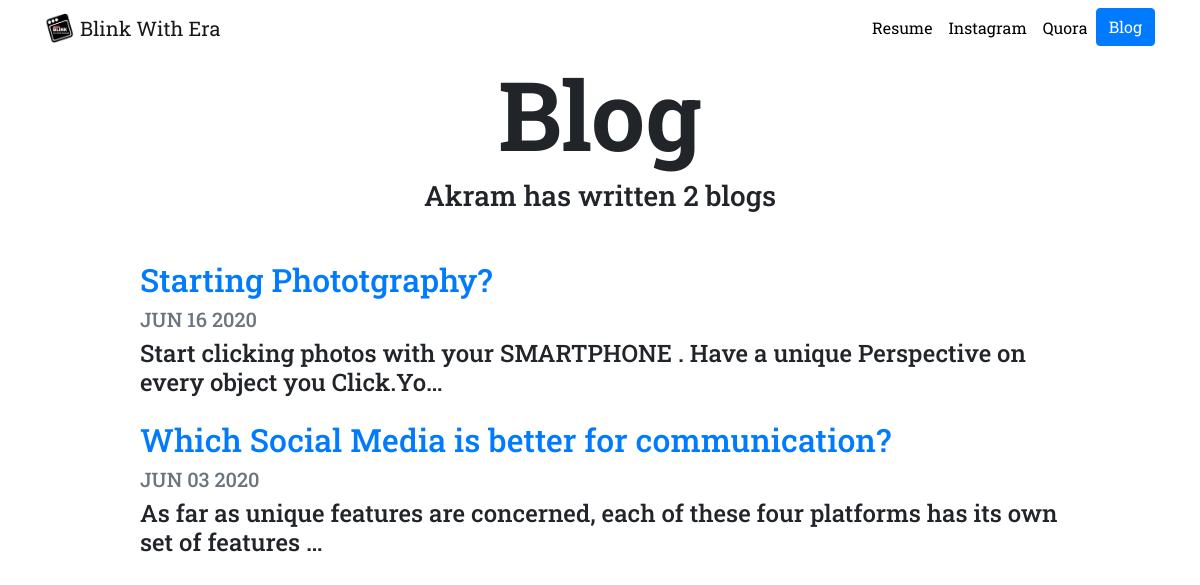
Screenshot of /blog/ with the database file from the repository.
### blog/models.py (models this page shows, shortened)
class Blog(models.Model):
    title = models.CharField(max_length=200)
    description = models.TextField()
    date = models.DateField()

### blog/views.py (the view)
# urls.py: path('', views.all_blogs, name='all_blogs'),
def all_blogs(request):
    blogs = Blog.objects.order_by('-date') [:5]  #-date shows the most recently added blogs, square brackets shows only number of blogs you give
    return render(request, 'blog/all_blogs.html', {'blogs': blogs})

### blog/templates/blog/all_blogs.html
{% extends "portfolio/base.html" %}
{% load static %}
{% block content %}
<h1 id="blogtitle" class="font-weight-bold text-center">Blog</h1>
<h3 class="text-center mb-5">Akram has written {{ blogs.count }} blog{{ blogs.count|pluralize }}</h3>
{% for blog in blogs %}
<div class="row justify-content-center my-3">
  <div class="col-md-10">
    <a href="{% url 'blog:detail' blog.id %}">
      <h2>{{ blog.title }}</h2>
    </a>
    <h5 class="text-muted">{{ blog.date|date:'M d Y'|upper }}</h5>
    <h4>{{ blog.description|striptags|truncatechars:100 }}</h4>
  </div>
</div>
{% endfor %}
{% endblock %}

### portfolio/static/portfolio/custom.css (style rules this page uses)
body { font-family: 'Roboto Slab', serif; }
#blogtitle { font-size: 6rem; }

### rows the page displays
Blog: title "Starting Phototgraphy?", date "JUN 16 2020", description "Start clicking photos with your SMARTPHONE . Have a unique Perspective on every object you Click.Yo…"
Blog: title "Which Social Media is better for communication?", date "JUN 03 2020", description "As far as unique features are concerned, each of these four platforms has its own set of features …"

### other values shown
{{ blogs.count }} "2"
